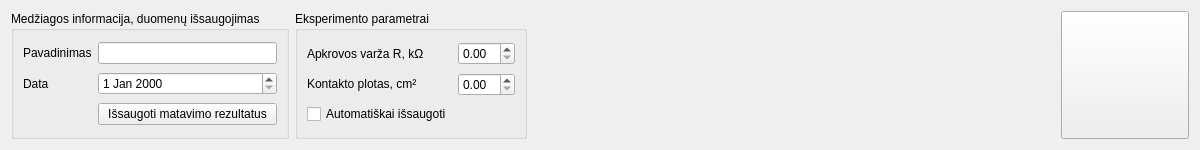
      <widget class="QWidget" name="experimentParametersTabPage">
       <attribute name="title">
        <string>Eksperimento parametrai</string>
       </attribute>
       <layout class="QGridLayout" name="gridLayout_28">
        <item row="0" column="0">
         <widget class="QGroupBox" name="groupBox_7">
          <property name="title">
           <string>Medžiagos informacija, duomenų išsaugojimas</string>
          </property>
          <layout class="QGridLayout" name="gridLayout_26">
           <item row="0" column="0">
            <widget class="QLabel" name="label_28">
             <property name="text">
              <string>Pavadinimas</string>
             </property>
            </widget>
           </item>
           <item row="0" column="1">
            <widget class="QLineEdit" name="experimentFileNameEdit"/>
           </item>
           <item row="1" column="0">
            <widget class="QLabel" name="label_29">
             <property name="text">
              <string>Data</string>
             </property>
            </widget>
           </item>
           <item row="1" column="1">
            <widget class="QDateEdit" name="dateEdit"/>
           </item>
           <item row="2" column="1">
            <widget class="QPushButton" name="saveRawButton">
             <property name="text">
              <string>Išsaugoti matavimo rezultatus</string>
             </property>
            </widget>
           </item>
          </layout>
         </widget>
        </item>
        <item row="0" column="2">
         <spacer name="horizontalSpacer_14">
          <property name="orientation">
           <enum>Qt::Horizontal</enum>
          </property>
          <property name="sizeHint" stdset="0">
           <size>
            <width>528</width>
            <height>20</height>
           </size>
          </property>
         </spacer>
        </item>
        <item row="0" column="1">
         <widget class="QGroupBox" name="groupBox_8">
          <property name="title">
           <string>Eksperimento parametrai</string>
          </property>
          <layout class="QGridLayout" name="gridLayout_27">
           <item row="0" column="0">
            <widget class="QLabel" name="label_30">
             <property name="text">
              <string>Apkrovos varža R, kΩ</string>
             </property>
            </widget>
           </item>
           <item row="0" column="1">
            <widget class="QDoubleSpinBox" name="doubleSpinBox_12"/>
           </item>
           <item row="1" column="0">
            <widget class="QLabel" name="label_31">
             <property name="text">
              <string>&lt;html&gt;&lt;head/&gt;&lt;body&gt;&lt;p&gt;Kontakto plotas, cm²&lt;/p&gt;&lt;/body&gt;&lt;/html&gt;</string>
             </property>
            </widget>
           </item>
           <item row="1" column="1">
            <widget class="QDoubleSpinBox" name="doubleSpinBox_13"/>
           </item>
           <item row="2" column="0">
            <widget class="QCheckBox" name="enableAutoSaveBox">
             <property name="text">
              <string>Automatiškai išsaugoti</string>
             </property>
            </widget>
           </item>
          </layout>
         </widget>
        </item>
        <item row="0" column="3">
         <widget class="QPushButton" name="saveRawData_button">
          <property name="sizePolicy">
           <sizepolicy hsizetype="Fixed" vsizetype="Fixed">
            <horstretch>0</horstretch>
            <verstretch>0</verstretch>
           </sizepolicy>
          </property>
          <property name="minimumSize">
           <size>
            <width>128</width>
            <height>128</height>
           </size>
          </property>
          <property name="text">
           <string/>
          </property>
          <property name="icon">
           <iconset>
            <normaloff>../Icons/saveBig.png</normaloff>../Icons/saveBig.png</iconset>
          </property>
          <property name="iconSize">
           <size>
            <width>128</width>
            <height>128</height>
           </size>
          </property>
         </widget>
        </item>
       </layout>
      </widget>
